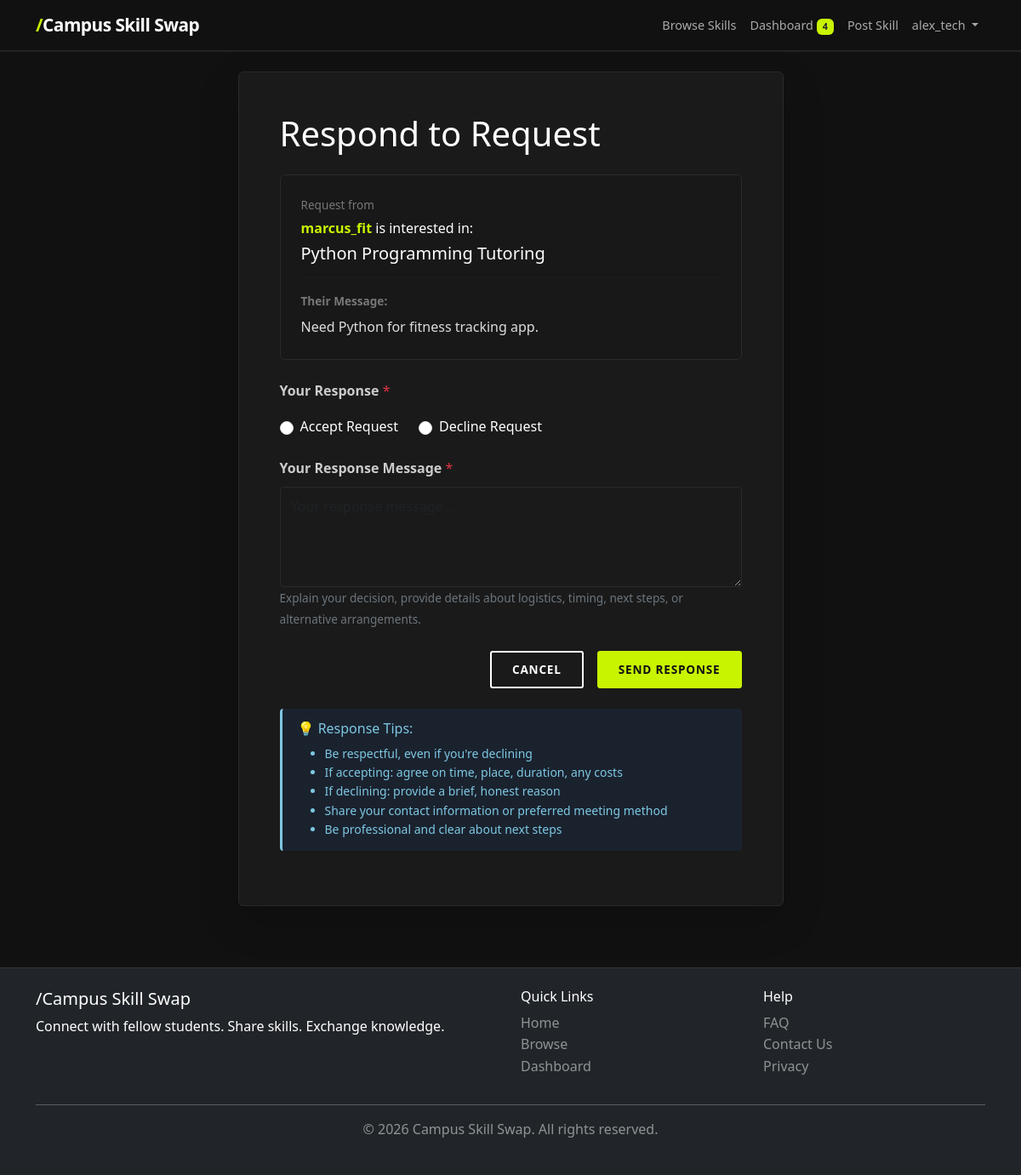
Screenshot of /requests/2/respond/ (signed in) with the database file from the repository.
### skillfeed/models.py (models this page shows, shortened)
class SkillRequest(models.Model):
    STATUS_CHOICES = [
        ("pending", "Pending"),
        ("accepted", "Accepted"),
        ("completed", "Completed"),
        ("declined", "Declined"),
    ]
    requester = models.ForeignKey(
        User,
        on_delete=models.CASCADE,
        related_name="skill_requests_made"
    )
    skill = models.ForeignKey(
        Skill,
        on_delete=models.CASCADE,
        related_name="requests"
    )
    responder = models.ForeignKey(
        User,
        on_delete=models.CASCADE,
        related_name="skill_requests_received"
    )
    message = models.TextField(help_text="Why do you want this skill?")
    status = models.CharField(
        max_length=20,
        choices=STATUS_CHOICES,
        default="pending"
    )
    response_message = models.TextField(
        blank=True,
        null=True,
        help_text="Responder's reply"
    )
    requested_at = models.DateTimeField(auto_now_add=True)
    responded_at = models.DateTimeField(blank=True, null=True)
    class Meta:
        ordering = ["-requested_at"]
        unique_together = ["requester", "skill"]

class Skill(models.Model):
    CATEGORY_CHOICES = [
        ("tutoring", "Tutoring"),
        ("tech", "Technology"),
        ("creativity", "Creative Skills"),
        ("sports", "Sports & Fitness"),
        ("languages", "Languages"),
        ("music", "Music"),
        ("writing", "Writing"),
        ("design", "Design"),
        ("other", "Other"),
    ]
    PRICE_CHOICES = [
        ("free", "Free"),
        ("exchange", "Skill Exchange"),
        ("paid", "Paid"),
    ]
    CONTACT_CHOICES = [
        ("email", "Email"),
        ("phone", "Phone"),
        ("zoom", "Video Call (Zoom)"),
        ("inperson", "In-Person"),
        ("chat", "Chat/Messaging"),
    ]
    owner = models.ForeignKey(User, on_delete=models.CASCADE, related_name="skills")
    title = models.CharField(
        max_length=200,
        help_text="e.g., 'Python Programming Tutoring'"
    )
    description = models.TextField(
        help_text="Detailed description of what you offer, how long it takes, etc."
    )
    category = models.CharField(
        max_length=20,
        choices=CATEGORY_CHOICES,
        default="other"
    )
    price_type = models.CharField(
        max_length=20,
        choices=PRICE_CHOICES,
        default="free"
    )
    price_amount = models.DecimalField(
        max_digits=10,
        decimal_places=2,
        null=True,
        blank=True,
        help_text="Leave blank if not paid"
    )
    contact_preference = models.CharField(
        max_length=20,
        choices=CONTACT_CHOICES,
        default="email"
    )
    is_available = models.BooleanField(
        default=True,
        help_text="Is this skill available right now?"
    )
    created_at = models.DateTimeField(auto_now_add=True)  # Set once, never changes
    updated_at = models.DateTimeField(auto_now=True)  # Updated every time saved
    view_count = models.IntegerField(default=0, help_text="Track popularity")
    class Meta:
        ordering = ["-created_at"]  # Show newest skills first
        indexes = [
            models.Index(fields=["owner", "-created_at"]),  # Speed up owner queries
        ]

### skillfeed/views.py (the view)
# urls.py: path("requests/<int:pk>/respond/", views.respond_to_request, name="respond_request"),
@login_required(login_url="login")
def respond_to_request(request, pk):
    skill_request = get_object_or_404(SkillRequest, pk=pk)
    if skill_request.responder != request.user:
        messages.error(request, "You can't respond to this request!")
        return HttpResponseForbidden("You cannot respond to this request.")
    if request.method == "POST":
        form = SkillRequestResponseForm(request.POST)
        if form.is_valid():
            skill_request.status = form.cleaned_data["status"]
            skill_request.response_message = form.cleaned_data["response_message"]
            skill_request.response_at = timezone.now()
            skill_request.save()
            if skill_request.status == "accepted":
                messages.success(
                    request,
                    f"You accepted {skill_request.requester.username}'s request!"
                )
            else:
                messages.info(
                    request,
                    f"You declined {skill_request.requester.username}'s request."
                )
            return redirect("dashboard")
    else:
        form = SkillRequestResponseForm()
    context = {"form": form, "skill_request": skill_request}
    return render(request, "skillfeed/respond_request.html", context)

### skillfeed/forms.py
class SkillRequestResponseForm(forms.Form):
    STATUS_CHOICES = [
        ("accepted", "Accept Request"),
        ("declined", "Decline Request"),
    ]
    status = forms.ChoiceField(
        choices=STATUS_CHOICES,
        widget=forms.RadioSelect(attrs={
            "class": "form-check-input"
        })
    )
    response_message = forms.CharField(
        widget=forms.Textarea(attrs={
            "class": "form-control",
            "rows": 4,
            "placeholder": "Your response message..."
        }),
        help_text="Tell them why you accepted/declined and how to proceed"
    )

### templates/skillfeed/respond_request.html (shortened to what this page needs)
{% extends 'base.html' %}
{% block content %}
<div class="container">
    <div class="row justify-content-center">
        <div class="col-lg-7">
            <div class="card shadow-lg">
                <div class="card-body p-5">
                    <h1 class="mb-4">Respond to Request</h1>
                    <div class="mb-4 p-4" style="background:#181818; border:1px solid #2a2a2a; border-radius:6px;">
                        <p class="mb-1 text-muted-sm">Request from</p>
                        <p class="mb-1"><strong style="color:#c8f400;">{{ skill_request.requester.username }}</strong> is interested in:</p>
                        <h5 class="mb-3">{{ skill_request.skill.title }}</h5>
                        <hr style="border-color:#2a2a2a;">
                        <p class="text-muted-sm mb-2"><strong>Their Message:</strong></p>
                        <p class="mb-0" style="color:#dddddd;">{{ skill_request.message }}</p>
                    </div>
                    <form method="POST" class="fade-in">
                        <div class="mb-4">
                            <label class="form-label">
                                <strong>Your Response</strong>
                                <span class="text-danger">*</span>
                            </label>
                            <div class="d-flex gap-4 mt-2">
                                {% for radio in form.status %}
                                <label class="d-flex align-items-center gap-2" style="cursor:pointer;">
                                    {{ radio.tag }}
                                    <span>{{ radio.choice_label }}</span>
                                </label>
                                {% endfor %}
                            </div>
                        </div>
                        <div class="mb-4">
                            <label for="id_response_message" class="form-label">
                                <strong>Your Response Message</strong>
                                <span class="text-danger">*</span>
                            </label>
                            {{ form.response_message }}
                            <small class="form-help">
                                Explain your decision, provide details about logistics, timing, next steps, or alternative arrangements.
                            </small>
                        </div>
                        <div class="d-flex gap-3 justify-content-end">
                            <a href="{% url 'dashboard' %}" class="btn btn-outline-light px-4">Cancel</a>
                            <button type="submit" class="btn btn-primary px-4">Send Response</button>
                        </div>
                    </form>
                    <div class="alert alert-info mt-4">
                        <h6>💡 Response Tips:</h6>
                        <ul class="mb-0 small">
                            <li>Be respectful, even if you're declining</li>
                            <li>If accepting: agree on time, place, duration, any costs</li>
                            <li>If declining: provide a brief, honest reason</li>
                            <li>Share your contact information or preferred meeting method</li>
                            <li>Be professional and clear about next steps</li>
                        </ul>
                    </div>
                </div>
            </div>
        </div>
    </div>
</div>
{% endblock %}

### templates/base.html (shortened to what this page needs)
<!DOCTYPE html>
<html lang="en">
<head>
    {% load static %}
    <link href="https://cdn.jsdelivr.net/npm/bootstrap@5.3.0/dist/css/bootstrap.min.css" rel="stylesheet">
    <link rel="stylesheet" href="{% static 'css/style.css' %}">
</head>
<body>
    <nav class="navbar navbar-expand-lg navbar-dark navbar-custom sticky-top">
        <div class="container">
            <a class="navbar-brand" href="{% url 'home' %}">
                <span class="brand-slash">/</span>Campus Skill Swap
            </a>
            <div class="collapse navbar-collapse" id="navbarNav">
                <ul class="navbar-nav ms-auto">
                    <li class="nav-item">
                        <a class="nav-link" href="{% url 'skill_list' %}">Browse Skills</a>
                    </li>
                    {% if user.is_authenticated %}
                    <li class="nav-item">
                        <a class="nav-link" href="{% url 'dashboard' %}">
                            Dashboard
                            {% if user.skill_requests_received.filter|length %}
                            <span class="badge text-dark" style="background-color:#c8f400;">
                                {{ user.skill_requests_received.count }}
                            </span>
                            {% endif %}
                        </a>
                    </li>
                    <li class="nav-item">
                        <a class="nav-link" href="{% url 'skill_create' %}">Post Skill</a>
                    </li>
                    <li class="nav-item dropdown">
                        <a class="nav-link dropdown-toggle" href="#" data-bs-toggle="dropdown">
                            {{ user.username }}
                        </a>
                    </li>
                    {% endif %}
                </ul>
            </div>
        </div>
    </nav>
    <main class="py-4">
        {% block content %}{% endblock %}
    </main>
    <footer class="bg-dark text-white mt-5 py-4">
        <div class="container">
            <div class="row">
                <div class="col-md-6">
                    <h5><span class="brand-slash">/</span>Campus Skill Swap</h5>
                    <p>Connect with fellow students. Share skills. Exchange knowledge.</p>
                </div>
                <div class="col-md-3">
                    <h6>Quick Links</h6>
                    <ul class="list-unstyled">
                        <li><a href="{% url 'home' %}" class="text-white-50">Home</a></li>
                        <li><a href="{% url 'skill_list' %}" class="text-white-50">Browse</a></li>
                        {% if user.is_authenticated %}
                        <li><a href="{% url 'dashboard' %}" class="text-white-50">Dashboard</a></li>
                        {% endif %}
                    </ul>
                </div>
                <div class="col-md-3">
                    <h6>Help</h6>
                    <ul class="list-unstyled">
                        <li><a href="#" class="text-white-50">FAQ</a></li>
                        <li><a href="#" class="text-white-50">Contact Us</a></li>
                        <li><a href="#" class="text-white-50">Privacy</a></li>
                    </ul>
                </div>
            </div>
            <hr class="bg-white-50">
            <div class="text-center text-white-50">
                <p>&copy; 2026 Campus Skill Swap. All rights reserved.</p>
            </div>
        </div>
    </footer>
</body>
</html>

### static/css/style.css (style rules this page uses)
:root { --primary-color: #c8f400; --primary-dark: #b0d900; --accent-color: #c8f400; --accent-light: #d4f72a; --secondary-color: #888888; --success-color: #c8f400; --danger-color: #ff4444; --warning-color: #c8f400; --light-bg: #1a1a1a; --dark-bg: #111111; --text-light: #ffffff; --text-muted: #aaaaaa; }
body { font-family: 'Segoe UI', Tahoma, Geneva, Verdana, sans-serif; line-height: 1.6; color: #ffffff; background-color: #111111; display: flex; flex-direction: column; min-height: 100vh; }
main { flex: 1; }
a { text-decoration: none; color: #ffffff; }
.navbar { box-shadow: 0 1px 0 rgba(255, 255, 255, 0.08); background-color: #111111 !important; border-bottom: 1px solid rgba(255, 255, 255, 0.08); }
.navbar-custom { background-color: #111111 !important; }
.navbar-brand { font-size: 1.3rem; color: #ffffff !important; font-weight: 700; letter-spacing: -0.5px; }
.navbar-brand .brand-slash { color: #c8f400; }
.nav-link { color: #aaaaaa !important; transition: color 0.2s; font-size: 0.9rem; }
.card { background-color: #1a1a1a !important; border: 1px solid #2a2a2a !important; color: #ffffff !important; }
.card-body { color: #ffffff !important; }
.btn { border-radius: 3px; font-weight: 700; transition: all 0.2s; text-transform: uppercase; letter-spacing: 0.8px; font-size: 0.85rem; padding: 10px 24px; }
.btn-primary { background-color: #c8f400; border-color: #c8f400; color: #111111 !important; }
.btn-outline-light { border: 2px solid #ffffff; color: #ffffff !important; background: transparent; }
.form-control, .form-select { border-radius: 4px; border: 1px solid #2a2a2a; padding: 10px 12px; transition: border-color 0.2s; background-color: #1a1a1a; color: #ffffff; }
.form-label { font-weight: 500; color: #cccccc; margin-bottom: 8px; }
.form-help { font-size: 0.85rem; color: #6c757d; margin-top: 5px; }
.alert { border: none; border-radius: 4px; padding: 14px 18px; font-weight: 500; border-left: 3px solid; }
.alert-info { background-color: #1a222e; color: #7ec8e3; border-left-color: #7ec8e3; }
footer { border-top: 1px solid rgba(255, 255, 255, 0.08); }
footer a { text-decoration: none; transition: color 0.2s; }
.text-muted-sm { font-size: 0.85rem; color: #777777; }
.fade-in { animation: fadeIn 0.3s ease; }

### rows the page displays
SkillRequest: requester.username "marcus_fit", skill "Python Programming Tutoring", message "Need Python for fitness tracking app."

### other values shown
{{ user.skill_requests_received.count }} "4"
{{ user.username }} "alex_tech"
{{ radio.choice_label }} "Accept Request" "Decline Request"
